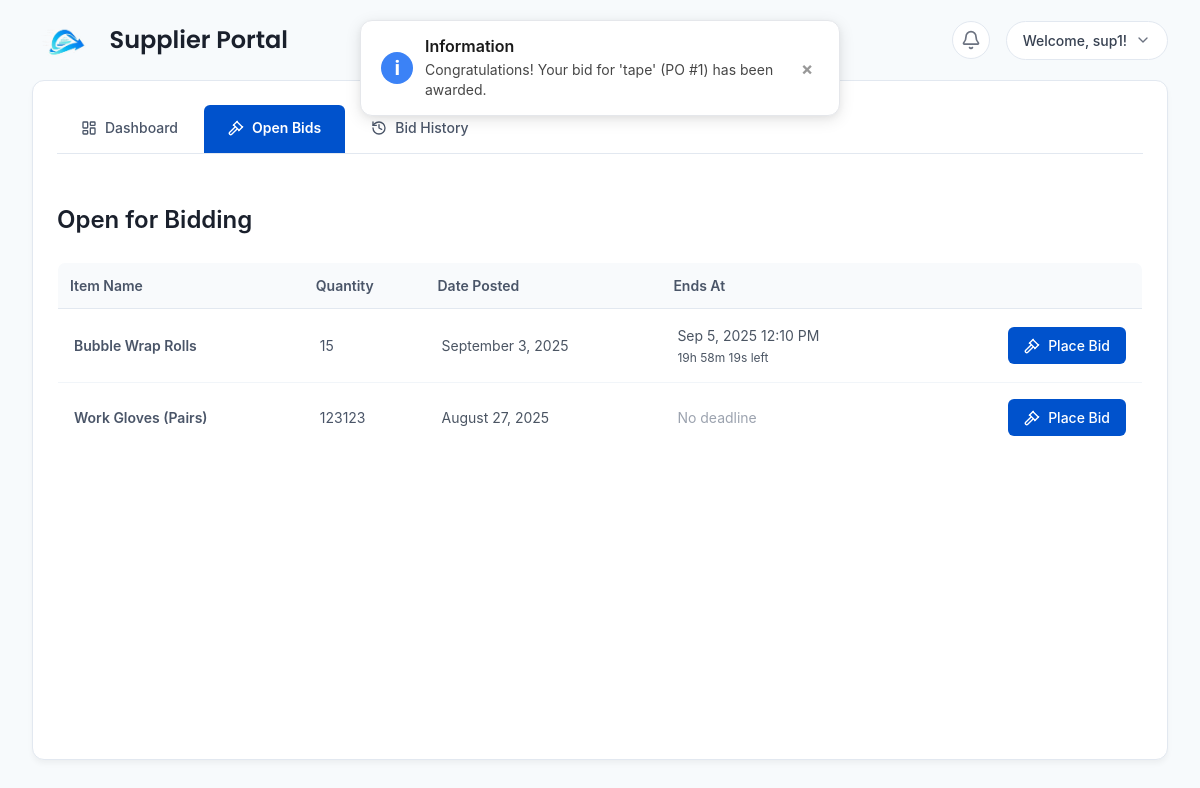
The page /pages/supplier_bidding.php (signed in) on the database its author committed.
### tables this page shows
CREATE TABLE `purchase_orders` (
  `id` int NOT NULL,
  `supplier_id` int DEFAULT NULL,
  `item_name` varchar(255) NOT NULL,
  `quantity` int NOT NULL,
  `status` varchar(50) DEFAULT 'Pending',
  `order_date` timestamp NULL DEFAULT CURRENT_TIMESTAMP,
  `ends_at` datetime DEFAULT NULL,
  `awarded_to_supplier_id` int DEFAULT NULL,
  `awarded_at` timestamp NULL DEFAULT NULL
);

### includes/functions/bids.php (called while the page is built, shortened)
<?php
function getOpenForBiddingPOs() {
    $conn = getDbConnection();
    $now = new DateTime('now', new DateTimeZone('Asia/Manila'));
    $now_utc = $now->setTimezone(new DateTimeZone('UTC'));
    $current_time = $now_utc->format('Y-m-d H:i:s');
    $query = "SELECT * FROM purchase_orders
              WHERE status = 'Open for Bidding'
              AND (ends_at IS NULL OR ends_at > ?)
              ORDER BY order_date DESC";
    $stmt = $conn->prepare($query);
    $stmt->bind_param("s", $current_time);
    $stmt->execute();
    $result = $stmt->get_result();
    $pos = $result ? $result->fetch_all(MYSQLI_ASSOC) : [];
    $update_query = "UPDATE purchase_orders
                     SET status = 'Bidding Closed'
                     WHERE status = 'Open for Bidding'
                     AND ends_at IS NOT NULL
                     AND ends_at <= ?";
    $update_stmt = $conn->prepare($update_query);
    return $pos;
}
?>

### pages/supplier_bidding.php (the view, shortened to what this page needs)
<?php
require_once '../includes/functions/bids.php';
$open_purchase_orders = getOpenForBiddingPOs();
$currentPage = basename($_SERVER['SCRIPT_NAME']);
?>
<!DOCTYPE html>
<html lang="en">
<head>
    <link rel="stylesheet" href="../assets/css/supplier_portal.css">
    <script src="https://cdn.tailwindcss.com"></script>
</head>
<body>
    <div class="supplier-content-full">
        <?php include '../partials/supplier_header.php'; ?>
        <div class="supplier-content-area">
            <div class="supplier-tabs-container">
                <div class="supplier-tabs-bar">
                    <a href="supplier_dashboard.php" class="supplier-tab-button <?php echo ($currentPage === 'supplier_dashboard.php') ? 'active' : ''; ?>">
                        <i data-lucide="layout-dashboard" class="tab-icon"></i>
                        Dashboard
                    </a>
                    <a href="supplier_bidding.php" class="supplier-tab-button <?php echo ($currentPage === 'supplier_bidding.php') ? 'active' : ''; ?>">
                        <i data-lucide="gavel" class="tab-icon"></i>
                        Open Bids
                    </a>
                    <a href="supplier_bid_history.php" class="supplier-tab-button <?php echo ($currentPage === 'supplier_bid_history.php') ? 'active' : ''; ?>">
                        <i data-lucide="history" class="tab-icon"></i>
                        Bid History
                    </a>
                </div>
            </div>
            <div class="supplier-content-container">
                <div class="content-card">
                    <h2 class="content-title">Open for Bidding</h2>
                    <div class="overflow-x-auto">
                        <table class="data-table">
                            <thead>
                                <tr>
                                    <th>Item Name</th>
                                    <th>Quantity</th>
                                    <th>Date Posted</th>
                                    <th>Ends At</th>
                                    <th></th>
                                </tr>
                            </thead>
                            <tbody>
                                <?php if (empty($open_purchase_orders)): ?>
                                    <tr>
                                        <td colspan="5" class="text-center py-10 text-gray-500">
                                            <div class="flex flex-col items-center gap-3">
                                                <i data-lucide="gavel" class="w-12 h-12 text-gray-300"></i>
                                                <p>There are no purchase orders currently open for bidding.</p>
                                            </div>
                                        </td>
                                    </tr>
                                <?php else: foreach($open_purchase_orders as $po): ?>
                                <tr>
                                    <td class="font-semibold"><?php echo htmlspecialchars($po['item_name']); ?></td>
                                    <td><?php echo $po['quantity']; ?></td>
                                    <td class="text-gray-600"><?php echo date("F j, Y", strtotime($po['order_date'])); ?></td>
                                    <td class="deadline-cell text-gray-600" data-deadline="<?php echo $po['ends_at'] ? $po['ends_at'] : ''; ?>" data-po-id="<?php echo $po['id']; ?>">
                                        <?php
                                        if ($po['ends_at']):
                                            echo '<div class="countdown-display" data-target="' . $po['ends_at'] . '">';
                                            echo date("M j, Y g:i A", strtotime($po['ends_at']));
                                            echo '<div class="countdown-timer text-xs text-gray-500 mt-1"></div>';
                                            echo '</div>';
                                        else:
                                            echo '<span class="text-gray-400">No deadline</span>';
                                        endif;
                                        ?>
                                    </td>
                                    <td class="text-right">
                                        <button onclick="openBidModal(<?php echo $po['id']; ?>, '<?php echo htmlspecialchars(addslashes($po['item_name'])); ?>')" class="btn-primary">
                                            <i data-lucide="gavel" class="w-4 h-4"></i>
                                            Place Bid
                                        </button>
                                    </td>
                                </tr>
                                <?php endforeach; endif; ?>
                            </tbody>
                        </table>
                    </div>
                </div>
            </div>
        </div>
    </div>
</body>
</html>

### assets/css/supplier_portal.css (style rules this page uses)
:root { --sp-primary: #0052cc; --sp-secondary: #f2f7ff; --sp-text: #4a5568; --sp-heading: #1a202c; --sp-bg: #f7fafc; --sp-card-bg: #ffffff; --sp-border: #e2e8f0; --sp-shadow: rgba(0, 0, 0, 0.05); --layout-max-width: 1400px; --content-max-width: 1200px; }
body { font-family: 'Inter', 'Poppins', sans-serif; background-color: var(--sp-bg); color: var(--sp-text); margin: 0; padding: 0; }
.supplier-content-full { width: 100%; min-height: 100vh; display: flex; flex-direction: column; max-width: var(--layout-max-width); margin: 0 auto; background-color: var(--sp-bg); }
.supplier-content-area { background-color: var(--sp-card-bg); margin: 0 2rem; border-radius: 12px; box-shadow: 0 4px 6px -1px var(--sp-shadow); border: 1px solid var(--sp-border); min-height: calc(100vh - 120px); }
.supplier-tabs-container { max-width: var(--content-max-width); margin: 0 auto; padding: 1.5rem 1.5rem 0 1.5rem; margin-bottom: 1rem; }
.supplier-tabs-bar { display: flex; gap: 2px; border-bottom: 1px solid var(--sp-border); overflow-x: auto; }
.supplier-tab-button { display: flex; align-items: center; padding: 0.75rem 1.5rem; border: none; background: transparent; color: var(--sp-text); text-decoration: none; font-weight: 500; font-size: 0.875rem; border-bottom: 3px solid transparent; transition: all 0.2s ease; white-space: nowrap; cursor: pointer; border-radius: 6px 6px 0 0; }
.tab-icon { width: 1rem; height: 1rem; margin-right: 0.5rem; }
.supplier-tab-button.active { background-color: var(--sp-primary); color: white; border-bottom-color: var(--sp-primary); font-weight: 600; }
.supplier-content-container { max-width: var(--content-max-width); margin: 0 auto; padding: 2rem 1.5rem; width: 100%; }
.content-card { background-color: transparent; padding: 0; border: none; box-shadow: none; margin-bottom: 2rem; }
.content-title { font-size: 1.5rem; font-weight: 600; color: var(--sp-heading); margin-bottom: 1.5rem; }
.data-table { width: 100%; border-collapse: collapse; background-color: var(--sp-card-bg); border-radius: 8px; overflow: hidden; border: 1px solid var(--sp-border); }
.data-table thead { background-color: #f8fafc; }
.data-table th { padding: 0.75rem; text-align: left; font-size: 0.875rem; font-weight: 600; color: var(--sp-text); border-bottom: 1px solid var(--sp-border); }
.data-table td { padding: 1rem; border-bottom: 1px solid #f1f5f9; font-size: 0.875rem; }
.btn-primary { background-color: var(--sp-primary); color: white; padding: 0.5rem 1rem; border: none; border-radius: 6px; font-weight: 500; font-size: 0.875rem; cursor: pointer; transition: all 0.2s ease; text-decoration: none; display: inline-flex; align-items: center; gap: 0.5rem; white-space: nowrap; }

### rows shown on the page
purchase_orders: item_name "Bubble Wrap Rolls", quantity "15", order_date "September 3, 2025", ends_at "Sep 5, 2025 12:10 PM"
purchase_orders: item_name "Work Gloves (Pairs)", quantity "123123", order_date "August 27, 2025", shows "No deadline"

### other values the page prints
$_SESSION['username'] "sup1"
